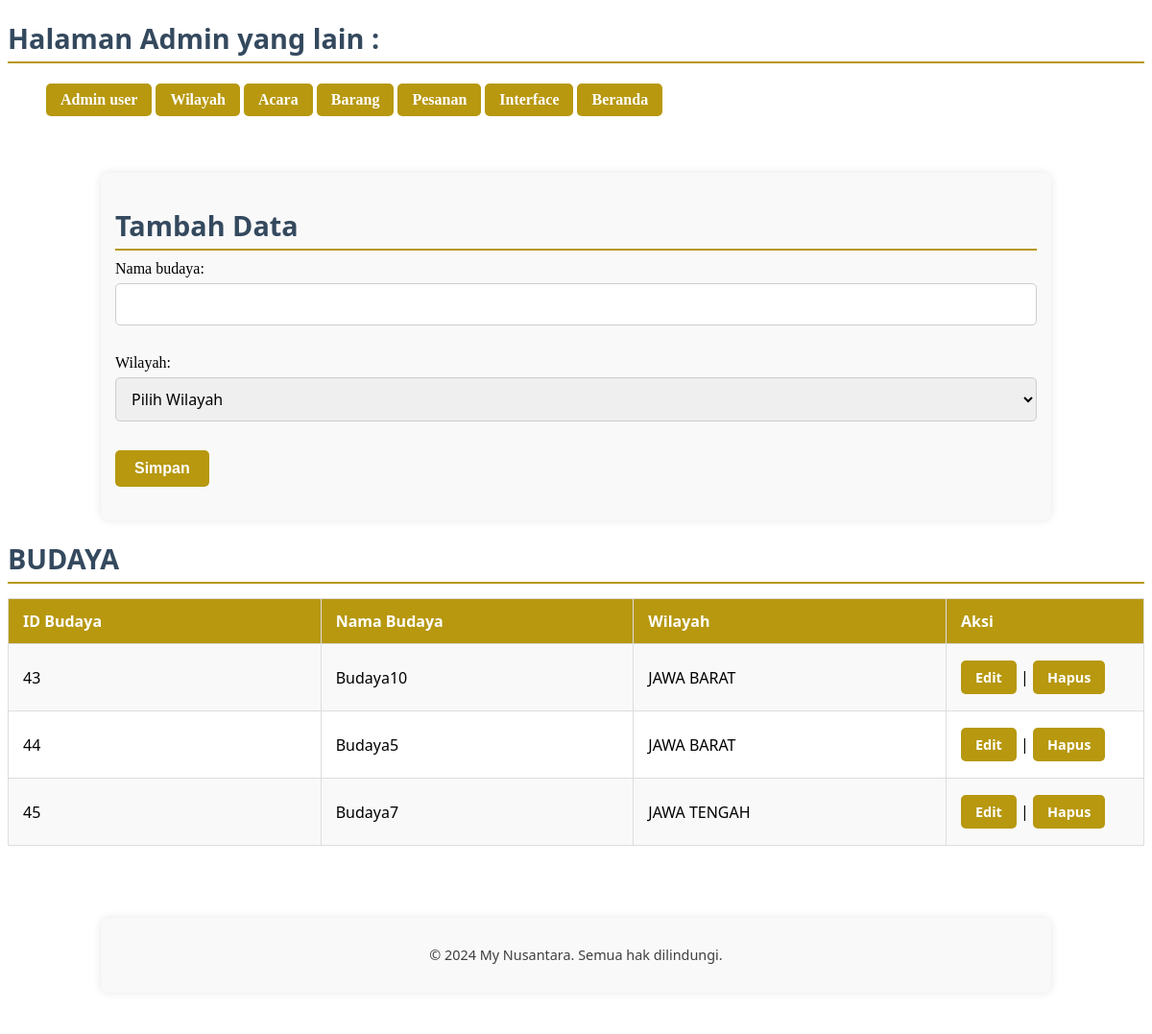
/admin/budaya.php, run on the app's committed database.
### tables this page shows
CREATE TABLE `budaya` (
  `nama_budaya` text NOT NULL,
  `id_budaya` int(11) NOT NULL,
  `id_wilayah` int(11) NOT NULL
);

CREATE TABLE `wilayah` (
  `id_wilayah` int(11) NOT NULL,
  `nama_wilayah` text NOT NULL
);

### admin/budaya.php (the view, shortened to what this page needs)
<?php
include 'config.php';
?>
<!DOCTYPE html>
<html lang="en">
<head>
    <link rel="stylesheet" href="/MY_NUSANTARA/css/adminfix.css">
</head>
<body>
    <h3 class="admin-subtitle">Halaman Admin yang lain :</h3>
    <ul>
        <a href="admin.php"class="admin-link">Admin user</a>
        <a href="wilayah.php" class="admin-link">Wilayah</a>
        <a href="acara.php" class="admin-link">Acara</a>
        <a href="barang.php" class="admin-link">Barang</a>
        <a href="orders.php" class="admin-link">Pesanan</a>
        <a href="explor.php" class="admin-link">Interface</a>
        <a href="/MY_NUSANTARA/beranda/index1.php" class="admin-link">Beranda</a>
    </ul>
    <br>
    <div class="container">
        <h3 class="admin-subtitle">Tambah Data</h3>
        <form method="post" class="admin-form">
            Nama budaya: <input type="text" name="nama_budaya" required class="admin-input"><br><br>
            Wilayah:
            <select name="id_wilayah" required class="admin-input">
                <option value=""> Pilih Wilayah </option>
            </select><br><br>
            <input type="submit" value="Simpan" class="admin-button">
        </form>
    </div>
<h2 class="admin-subtitle">BUDAYA</h2>
<table class="admin-table">
    <tr class="admin-table-header">
        <th>ID Budaya</th>
        <th>Nama Budaya</th>
        <th>Wilayah</th>
        <th>Aksi</th>
    </tr>
    <?php
        $sql = "SELECT b.id_budaya, b.nama_budaya, w.nama_wilayah
                FROM budaya b
                JOIN wilayah w ON b.id_wilayah = w.id_wilayah";
        $result = $conn->query($sql);
        if ($result->num_rows > 0) {
            while ($row = $result->fetch_assoc()) {
                echo"<tr class='admin-table-row'>
                        <td class='admin-table-cell'>{$row['id_budaya']}</td>
                        <td class='admin-table-cell'>{$row['nama_budaya']}</td>
                        <td class='admin-table-cell'>{$row['nama_wilayah']}</td>
                        <td class='admin-table-cell'>
                            <a href='edit_budaya.php?id={$row['id_budaya']}' class='admin-link edit-link'>Edit</a> |
                            <a href='budaya.php?id={$row['id_budaya']}' onclick='return confirm(\"Hapus data ini?\")'class='admin-link delete-link'>Hapus</a>
                        </td>
                     </tr>";
                    }
                }
    ?>
</table>
</body>
<footer>
    <div class="container">
        <p>&copy; 2024 My Nusantara. Semua hak dilindungi.</p>
    </div>
</footer>
</html>

### css/adminfix.css (style rules this page uses)
.container { max-width: 960px; margin: 20px auto; padding: 15px; background-color: #f9f9f9; border-radius: 8px; box-shadow: 0 0 10px rgba(0, 0, 0, 0.1); }
.admin-subtitle { font-family: 'Segoe UI', Tahoma, Geneva, Verdana, sans-serif; font-size: 1.8rem; color: #34495e; margin: 20px 0 10px 0; border-bottom: 2px solid #b7980f; padding-bottom: 5px; }
.admin-link { display: inline-block; text-decoration: none; color: #fff; background-color: #b7980f; padding: 8px 15px; border-radius: 5px; font-weight: 600; transition: background-color 0.3s ease; margin: 5px 0; }
.edit-link { background-color: #27ae60; padding: 5px 10px; font-size: 0.9rem; }
.delete-link { background-color: #c0392b; padding: 5px 10px; font-size: 0.9rem; }
.admin-table { width: 100%; table-layout: fixed; border-collapse: collapse; margin-top: 15px; font-family: 'Segoe UI', Tahoma, Geneva, Verdana, sans-serif; }
.admin-table th, .admin-table td { border: 1px solid #ddd; padding: 12px 15px; text-align: left; }
.admin-table-header { background-color: #b7980f; color: white; font-weight: 700; }
.admin-table tr:nth-child(even) { background-color: #f2f2f2; }
form { margin-bottom: 20px; }
input[type="text"], input[type="password"], input[type="email"], textarea, select { width: 100%; padding: 10px 12px; margin: 6px 0 12px 0; border: 1px solid #ccc; border-radius: 5px; box-sizing: border-box; font-size: 1rem; font-family: 'Segoe UI', Tahoma, Geneva, Verdana, sans-serif; transition: border-color 0.3s ease; }
input[type="submit"], button { background-color: #b7980f; color: white; padding: 10px 20px; border: none; border-radius: 5px; cursor: pointer; font-weight: 600; font-size: 1rem; transition: background-color 0.3s ease; }
footer { background-color: #ffffff; color: #3f3f3f; text-align: center; padding: 15px 0; margin-top: 40px; font-family: 'Segoe UI', Tahoma, Geneva, Verdana, sans-serif; font-size: 0.9rem; border-radius: 0 0 8px 8px; }
.admin-table { width: 100%; border-collapse: collapse; margin-top: 15px; font-family: 'Segoe UI', Tahoma, Geneva, Verdana, sans-serif; }
.admin-table tbody tr:nth-child(even) { background-color: #f9f9f9; }
.admin-table th:nth-child(4), .admin-table td:nth-child(4) { width: 175px; word-wrap: break-word; }

### data on the page
budaya: id_budaya "43", nama_budaya "Budaya10", id_wilayah.nama_wilayah "JAWA BARAT"
budaya: id_budaya "44", nama_budaya "Budaya5", id_wilayah.nama_wilayah "JAWA BARAT"
budaya: id_budaya "45", nama_budaya "Budaya7", id_wilayah.nama_wilayah "JAWA TENGAH"
